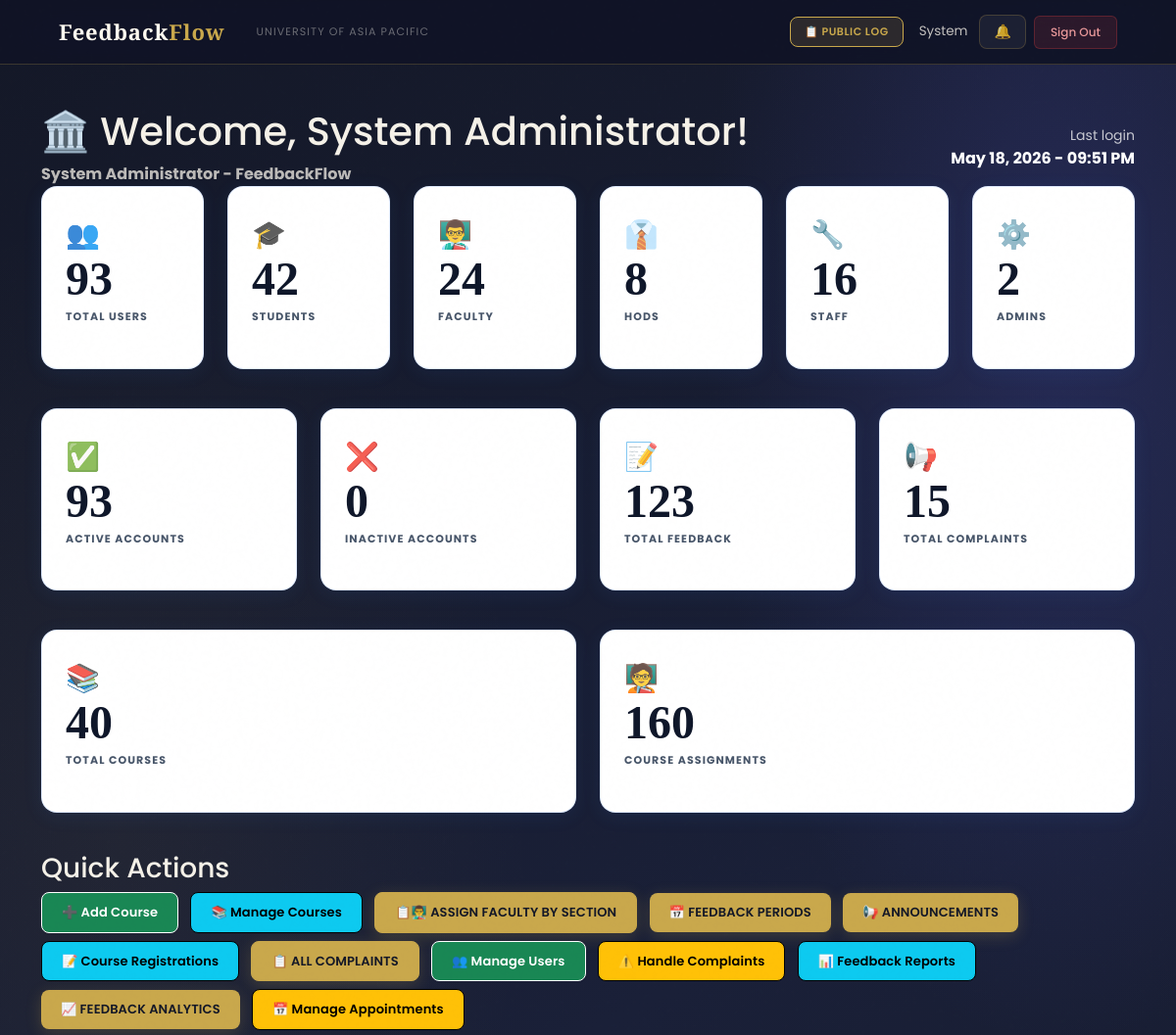
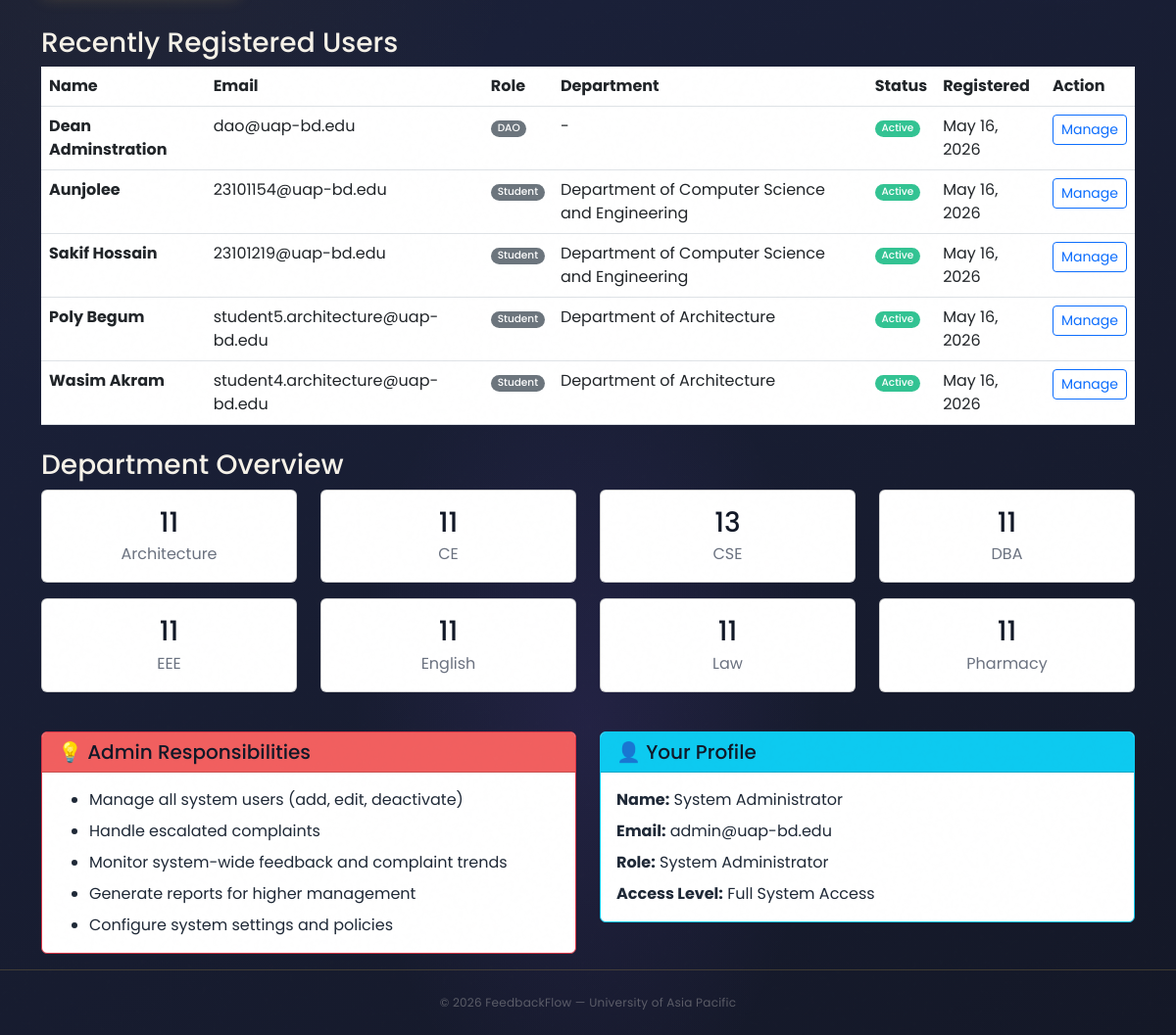
Before: /dashboard/admin/ (signed in) with the older database file (2 pictures, top to bottom).
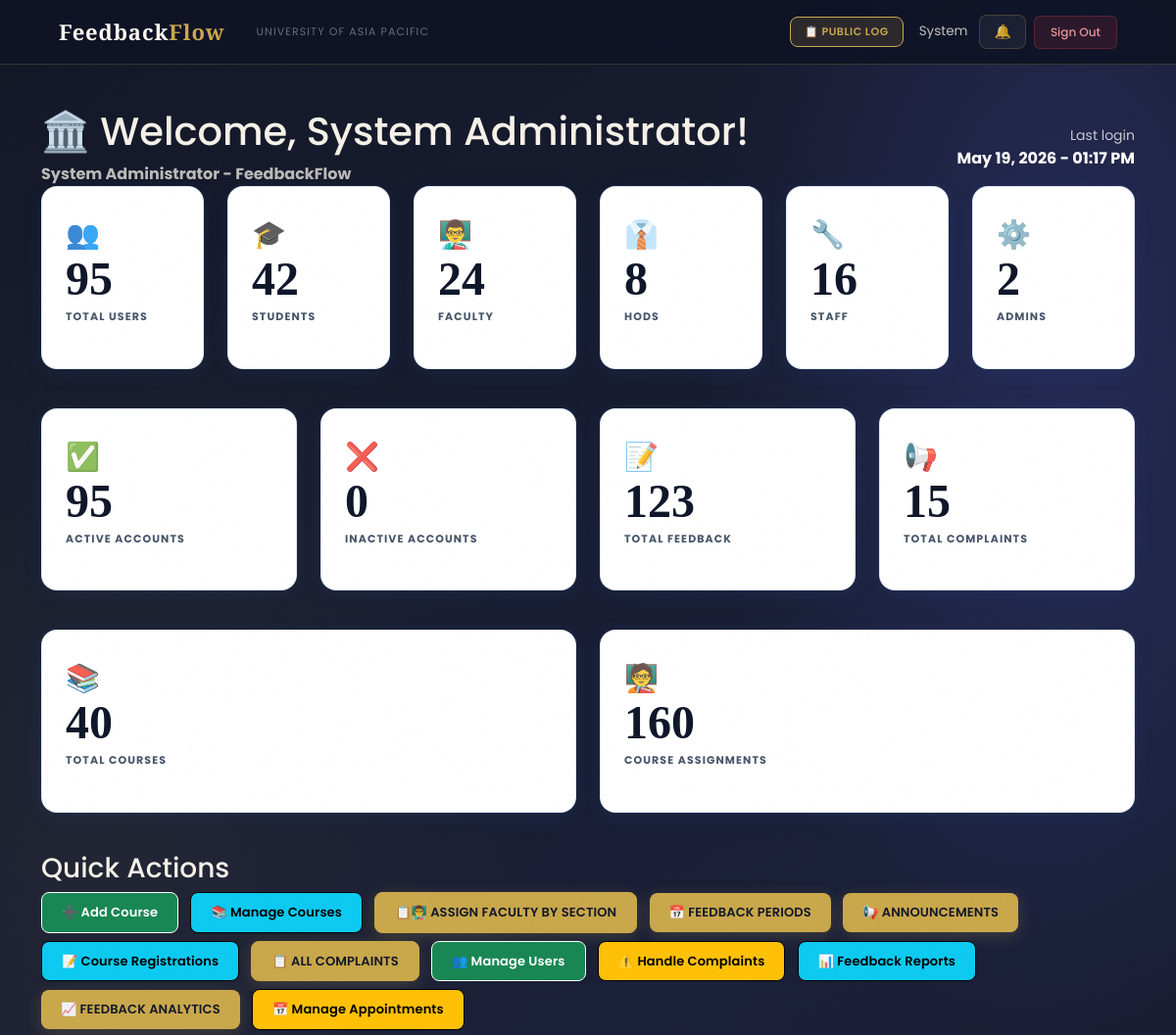
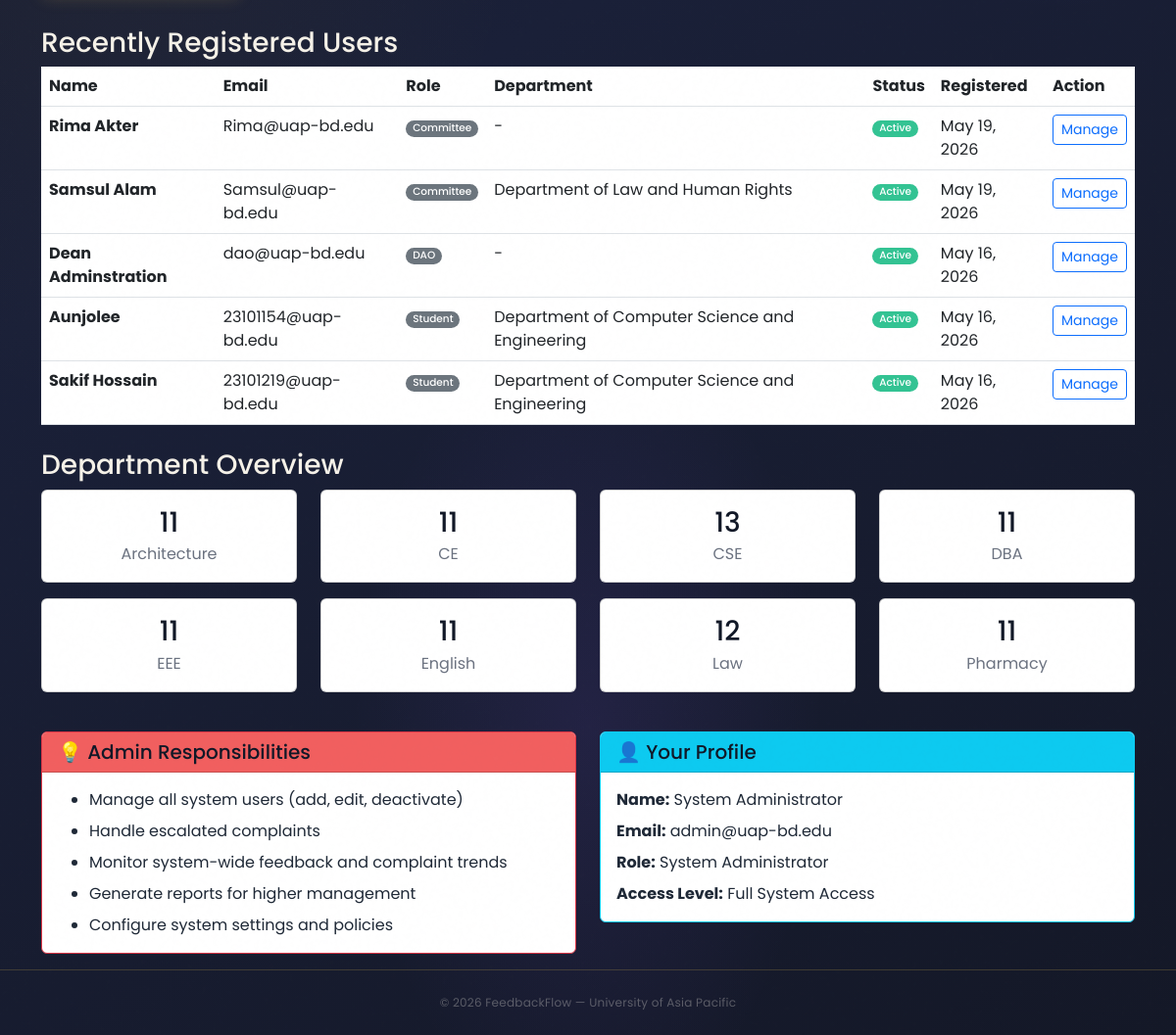
After: the same page with the newer database file (2 pictures, top to bottom).
### users/models.py (models this page shows, shortened)
class User(AbstractBaseUser, PermissionsMixin):
    ROLE_CHOICES = (
        ('Student',   'Student'),
        ('Faculty',   'Faculty'),
        ('HOD',       'Head of Department'),
        ('Staff',     'Staff'),
        ('DAO',       'Dean of Administration Office'),
        ('Admin',     'Administrator'),
        ('Committee', 'Committee Member'),
    )
    DEPARTMENT_CHOICES = (
        ('DBA',          'Department of Business Administration'),
        ('CSE',          'Department of Computer Science and Engineering'),
        ('CE',           'Department of Civil Engineering'),
        ('EEE',          'Department of Electrical and Electronic Engineering'),
        ('Pharmacy',     'Department of Pharmacy'),
        ('Law',          'Department of Law and Human Rights'),
        ('English',      'Department of English'),
        ('Architecture', 'Department of Architecture'),
    )
    COMMITTEE_TYPE_CHOICES = (
        ('Harassment Committee', 'Harassment Committee'),
        ('Proctorial Committee', 'Proctorial Committee'),
    )
    email          = models.EmailField(unique=True, max_length=255)
    full_name      = models.CharField(max_length=150)
    role           = models.CharField(max_length=20, choices=ROLE_CHOICES)
    department     = models.CharField(max_length=100, choices=DEPARTMENT_CHOICES, null=True, blank=True)
    student_id     = models.CharField(max_length=50, unique=True, null=True, blank=True)
    committee_type = models.CharField(max_length=50, choices=COMMITTEE_TYPE_CHOICES, null=True, blank=True)
    is_active      = models.BooleanField(default=True)
    is_staff       = models.BooleanField(default=False)
    created_at     = models.DateTimeField(auto_now_add=True)
    updated_at     = models.DateTimeField(auto_now=True)
    USERNAME_FIELD  = 'email'
    REQUIRED_FIELDS = ['full_name']
    objects = UserManager()
    class Meta:
        verbose_name        = 'User'
        verbose_name_plural = 'Users'
        ordering            = ['-created_at']
    def get_short_name(self):
        return self.full_name.split()[0] if self.full_name else self.email

### users/views.py (the view)
# urls.py: path('dashboard/admin/',     views.admin_dashboard,     name='admin_dashboard'),
@login_required
def admin_dashboard(request):
    if request.user.role != 'Admin':
        messages.error(request, 'Access denied. Admin only.')
        return redirect('login')
    user_stats         = User.objects.values('role').annotate(count=Count('id'))
    role_counts        = {stat['role']: stat['count'] for stat in user_stats}
    total_feedback     = Feedback.objects.count()
    total_complaints   = Complaint.objects.count()
    pending_complaints = Complaint.objects.filter(status='Pending').count()
    context = {
        'page_title':         'Admin Dashboard',
        'user':               request.user,
        'total_users':        User.objects.count(),
        'total_courses':      Course.objects.count(),
        'total_assignments':  CourseAssignment.objects.count(),
        'student_count':      role_counts.get('Student', 0),
        'faculty_count':      role_counts.get('Faculty', 0),
        'hod_count':          role_counts.get('HOD', 0),
        'staff_count':        role_counts.get('Staff', 0),
        'admin_count':        role_counts.get('Admin', 0),
        'active_users':       User.objects.filter(is_active=True).count(),
        'inactive_users':     User.objects.filter(is_active=False).count(),
        'department_stats':   User.objects.filter(department__isnull=False).values('department').annotate(count=Count('id')),
        'total_feedback':     total_feedback,
        'total_complaints':   total_complaints,
        'pending_complaints': pending_complaints,
        'recent_users':       User.objects.order_by('-created_at')[:5],
    }
    return render(request, 'users/admin_dashboard.html', context)

### users/context_processors.py (called while the page is built)
def notifications_count(request):
    if request.user.is_authenticated:
        from users.models import Notification, Announcement
        count = Notification.objects.filter(
            recipient=request.user,
            is_read=False
        ).count()
        active_announcements = []
        for ann in Announcement.objects.filter(is_active=True).order_by('-created_at')[:10]:
            if ann.is_visible_to(request.user):
                active_announcements.append(ann)
            if len(active_announcements) >= 3:
                break
        return {
            'unread_notifications_count': count,
            'active_announcements': active_announcements,
        }
    return {'unread_notifications_count': 0, 'active_announcements': []}

### users/templates/users/admin_dashboard.html (shortened to what the changed rows need)
{% extends 'users/dashboard_base.html' %}
{% block content %}
<div class="container mt-4">
    <div class="dashboard-header">
        <div class="row align-items-center">
            <div class="col-md-8">
                <h1>🏛️ Welcome, {{ user.full_name }}!</h1>
                <p class="mb-0 opacity-75">
                    <strong>System Administrator - FeedbackFlow</strong>
                </p>
            </div>
            <div class="col-md-4 text-end">
                <div class="text-white">
                    <small class="opacity-75">Last login</small><br>
                    <strong>{{ user.last_login|date:"M d, Y - h:i A"|default:"First time login" }}</strong>
                </div>
            </div>
        </div>
    </div>
    <div class="row mb-4">
        <div class="col-lg-2 col-md-4 col-sm-6 mb-3">
            <div class="stat-card blue">
                <span class="stat-icon">👥</span>
                <h2 class="stat-number">{{ total_users }}</h2>
                <p class="stat-label">Total Users</p>
            </div>
        </div>
        <div class="col-lg-2 col-md-4 col-sm-6 mb-3">
            <div class="stat-card purple">
                <h2 class="stat-number">{{ student_count }}</h2>
            </div>
        </div>
        <div class="col-lg-2 col-md-4 col-sm-6 mb-3">
            <div class="stat-card green">
                <h2 class="stat-number">{{ faculty_count }}</h2>
            </div>
        </div>
        <div class="col-lg-2 col-md-4 col-sm-6 mb-3">
            <div class="stat-card yellow">
                <h2 class="stat-number">{{ hod_count }}</h2>
            </div>
        </div>
        <div class="col-lg-2 col-md-4 col-sm-6 mb-3">
            <div class="stat-card indigo">
                <h2 class="stat-number">{{ staff_count }}</h2>
            </div>
        </div>
        <div class="col-lg-2 col-md-4 col-sm-6 mb-3">
            <div class="stat-card red">
                <h2 class="stat-number">{{ admin_count }}</h2>
            </div>
        </div>
    </div>
    <div class="row mb-4">
        <div class="col-lg-3 col-md-6 mb-3">
            <div class="stat-card green">
                <span class="stat-icon">✅</span>
                <h2 class="stat-number">{{ active_users }}</h2>
                <p class="stat-label">Active Accounts</p>
            </div>
        </div>
        <div class="col-lg-3 col-md-6 mb-3">
            <div class="stat-card yellow">
                <h2 class="stat-number">{{ inactive_users }}</h2>
            </div>
        </div>
        <div class="col-lg-3 col-md-6 mb-3">
            <div class="stat-card blue">
                <h2 class="stat-number">{{ total_feedback }}</h2>
            </div>
        </div>
        <div class="col-lg-3 col-md-6 mb-3">
            <div class="stat-card purple">
                <h2 class="stat-number">{{ total_complaints }}</h2>
            </div>
        </div>
    </div>
    <div class="row mb-4">
        <div class="col-lg-6 col-md-6 mb-3">
            <div class="stat-card blue">
                <h2 class="stat-number">{{ total_courses }}</h2>
            </div>
        </div>
        <div class="col-lg-6 col-md-6 mb-3">
            <div class="stat-card green">
                <h2 class="stat-number">{{ total_assignments }}</h2>
            </div>
        </div>
    </div>
    <div class="row mb-4">
        <div class="col-12">
            <div class="modern-table">
                <table class="table table-hover mb-0">
                    <thead>
                    <tr>
                        <th>Name</th>
                        <th>Email</th>
                        <th>Role</th>
                        <th>Department</th>
                        <th>Status</th>
                        <th>Registered</th>
                        <th>Action</th>
                    </tr>
                    </thead>
                    <tbody>
                    {% for recent_user in recent_users %}
                    <tr>
                        <td><strong>{{ recent_user.full_name }}</strong></td>
                        <td>{{ recent_user.email }}</td>
                        <td>
                            <span class="badge bg-secondary">{{ recent_user.role }}</span>
                        </td>
                        <td>{{ recent_user.get_department_display|default:"-" }}</td>
                        <td>
                            {% if recent_user.is_active %}
                            <span class="badge bg-success">Active</span>
                            {% else %}
                            <span class="badge bg-danger">Inactive</span>
                            {% endif %}
                        </td>
                        <td>{{ recent_user.created_at|date:"M d, Y" }}</td>
                        <td>
                            <a href="{% url 'admin_user_edit' recent_user.id %}" class="btn btn-sm btn-outline-primary">Manage</a>
                        </td>
                    </tr>
                    {% empty %}
                    <tr>
                        <td colspan="7" class="text-center text-muted">No users registered yet</td>
                    </tr>
                    {% endfor %}
                    </tbody>
                </table>
            </div>
        </div>
    </div>
    <div class="row mb-4">
        <div class="col-12">
            <div class="row">
                {% for dept_stat in department_stats %}
                <div class="col-md-3 mb-3">
                    <div class="card info-card">
                        <div class="card-body text-center">
                            <h3 class="mb-1">{{ dept_stat.count }}</h3>
                            <p class="text-muted mb-0">{{ dept_stat.department }}</p>
                        </div>
                    </div>
                </div>
                {% empty %}
                <div class="col-12">
                    <div class="alert alert-info">
                        No department statistics available yet
                    </div>
                </div>
                {% endfor %}
            </div>
        </div>
    </div>
    <div class="row">
        <div class="col-md-6 mb-3">
            <div class="card info-card border-info">
                <div class="card-body">
                    <p class="mb-2"><strong>Name:</strong> {{ user.full_name }}</p>
                    <p class="mb-2"><strong>Email:</strong> {{ user.email }}</p>
                    <p class="mb-2"><strong>Role:</strong> System Administrator</p>
                    <p class="mb-0"><strong>Access Level:</strong> Full System Access</p>
                </div>
            </div>
        </div>
    </div>
</div>
{% endblock %}

### users/templates/users/base.html (shortened to what this page needs)
<!DOCTYPE html>
<html lang="en">
<head>
    <link href="https://cdn.jsdelivr.net/npm/bootstrap@5.3.0/dist/css/bootstrap.min.css" rel="stylesheet">
</head>
<body>
    <nav class="navbar navbar-expand-lg">
        <div class="container-fluid d-flex align-items-center gap-3">
            <a class="navbar-brand" href="/">Feedback<em>Flow</em></a>
            <span class="navbar-text d-none d-md-inline">University of Asia Pacific</span>
            {% if user.is_authenticated %}
            <div class="ms-auto d-flex align-items-center gap-2">
                <a href="{% url 'public_log' %}" class="btn-bell"
                    style="font-size:11px; font-weight:600; text-transform:uppercase; letter-spacing:0.05em; background:rgba(201,168,76,.15); color:var(--gold) !important; border-color:var(--gold) !important;">
                    📋 Public Log
                </a>
                <span class="nav-user-info d-none d-md-inline ms-2">{{ user.get_short_name }}</span>
                <a href="{% url 'notifications' %}" class="btn-bell ms-1">
                    🔔
                </a>
                <a href="{% url 'logout' %}" class="btn-logout">Sign Out</a>
            </div>
            {% endif %}
        </div>
    </nav>
    <main>
        {% block content %}{% endblock %}
    </main>
    <footer>
        <p>© 2026 FeedbackFlow — University of Asia Pacific</p>
    </footer>
</body>
</html>

Changed rows visible on the page:
no longer on this page (row unchanged): User: full_name "Poly Begum", email "student5.architecture@uap-bd.edu", role "Student", department "Department of Architecture", is_active "Active", created_at "May 16, 2026"
no longer on this page (row unchanged): User: full_name "Wasim Akram", email "student4.architecture@uap-bd.edu", role "Student", department "Department of Architecture", is_active "Active", created_at "May 16, 2026"
changed User "System Administrator": last_login "May 18, 2026 - 09:51 PM" → "May 19, 2026 - 01:17 PM"
added User: full_name "Rima Akter", email "Rima@uap-bd.edu", role "Committee", department "-", is_active "Active", created_at "May 19, 2026"
added User: full_name "Samsul Alam", email "Samsul@uap-bd.edu", role "Committee", department "Department of Law and Human Rights", is_active "Active", created_at "May 19, 2026"
Other visible differences:
{{ total_users }}: "93" → "95"
{{ active_users }}: "93" → "95"
new list line: "12 Law"
list line gone: "11 Law"
